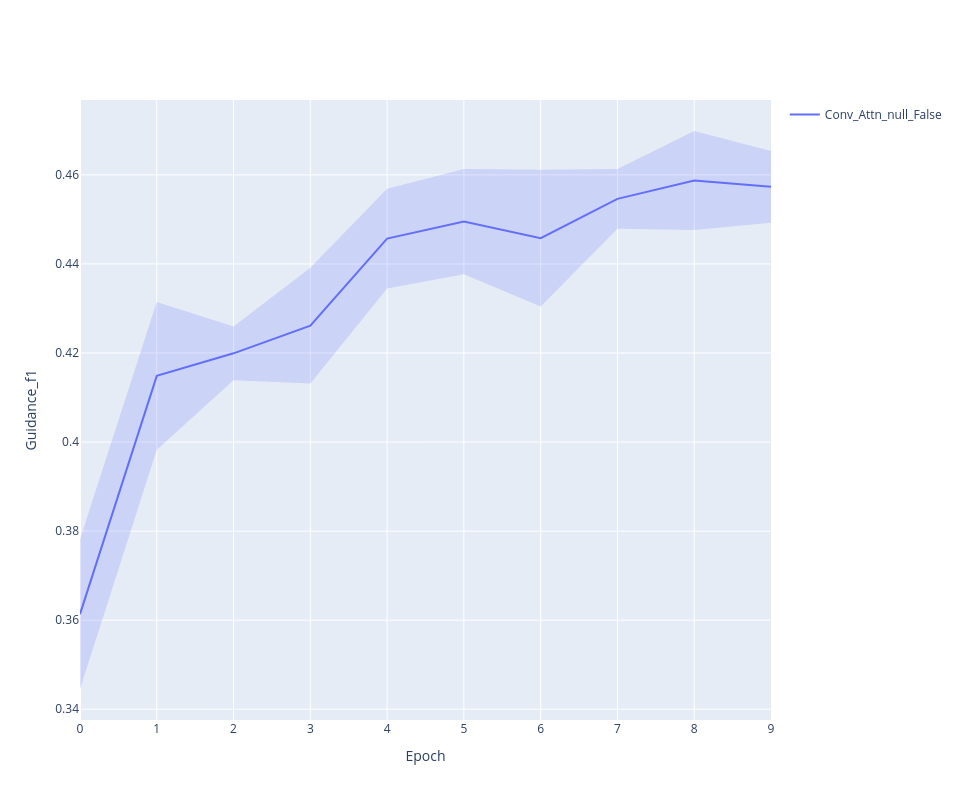

The code cell stored with this chart in its notebook:
### Code cell
line_plot(history, 'guidance_f1')

### Figure 1 — Plotly figure (JSON) as saved in the notebook; plotly's stock layout.template omitted (floating-point values rounded to 4 significant figures)
{"data": [{"line": {"color": "#636EFA"}, "mode": "lines", "name": "Conv_Attn_null_False", "type": "scatter", "x": [0, 1, 2, 3, 4, 5, 6, 7, 8, 9], "y": [0.3614, 0.4149, 0.4199, 0.4261, 0.4457, 0.4495, 0.4458, 0.4546, 0.4588, 0.4573]}, {"line": {"width": 0}, "marker": {"color": "#444"}, "mode": "lines", "showlegend": false, "type": "scatter", "x": [0, 1, 2, 3, 4, 5, 6, 7, 8, 9], "y": [0.3782, 0.4315, 0.426, 0.4391, 0.4569, 0.4613, 0.4612, 0.4613, 0.4699, 0.4654]}, {"fill": "tonexty", "fillcolor": "rgba(99, 110, 250,0.2)", "line": {"width": 0}, "marker": {"color": "#444"}, "mode": "lines", "showlegend": false, "type": "scatter", "x": [0, 1, 2, 3, 4, 5, 6, 7, 8, 9], "y": [0.3445, 0.3983, 0.4139, 0.4131, 0.4345, 0.4377, 0.4304, 0.4479, 0.4476, 0.4493]}], "layout": {"height": 800, "width": 960, "xaxis": {"title": {"text": "Epoch"}}, "yaxis": {"title": {"text": "Guidance_f1"}}}}
